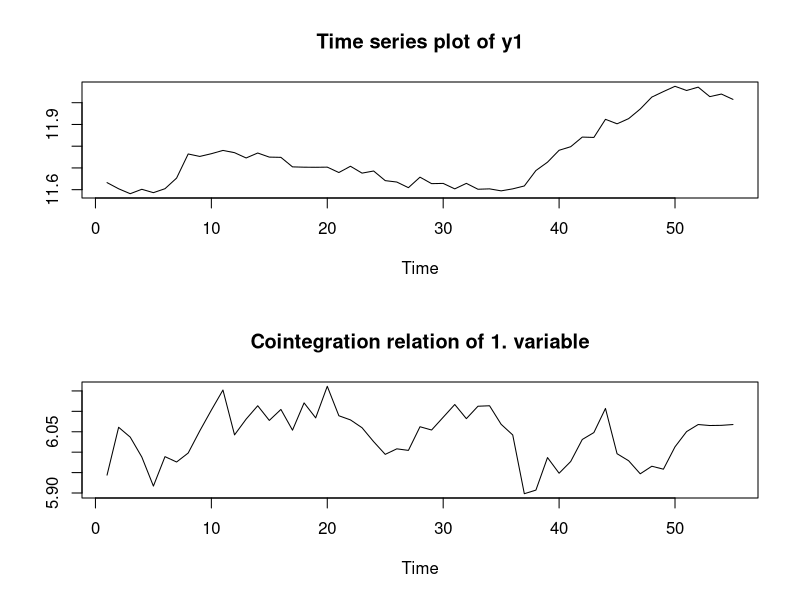
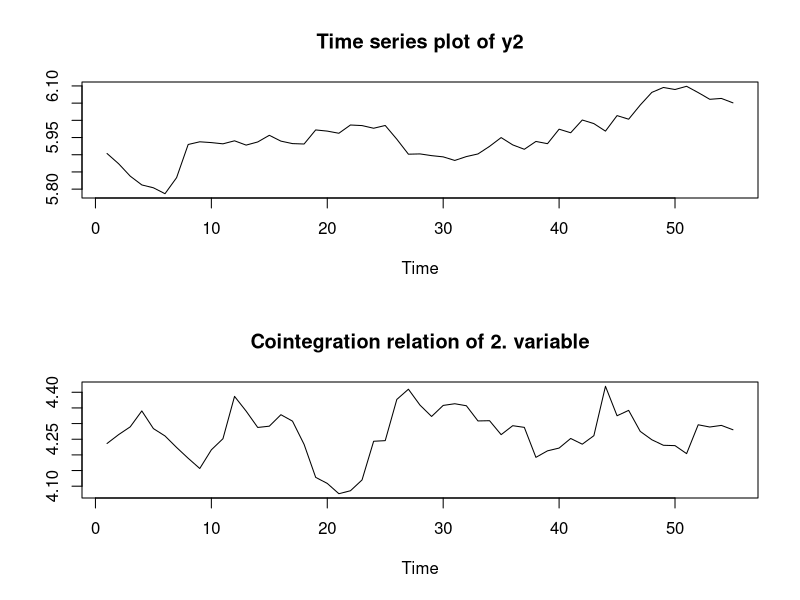
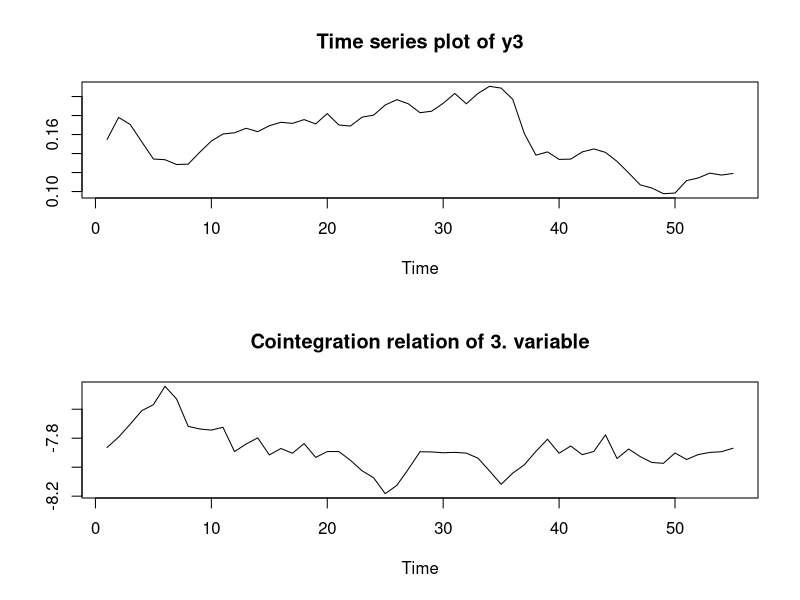
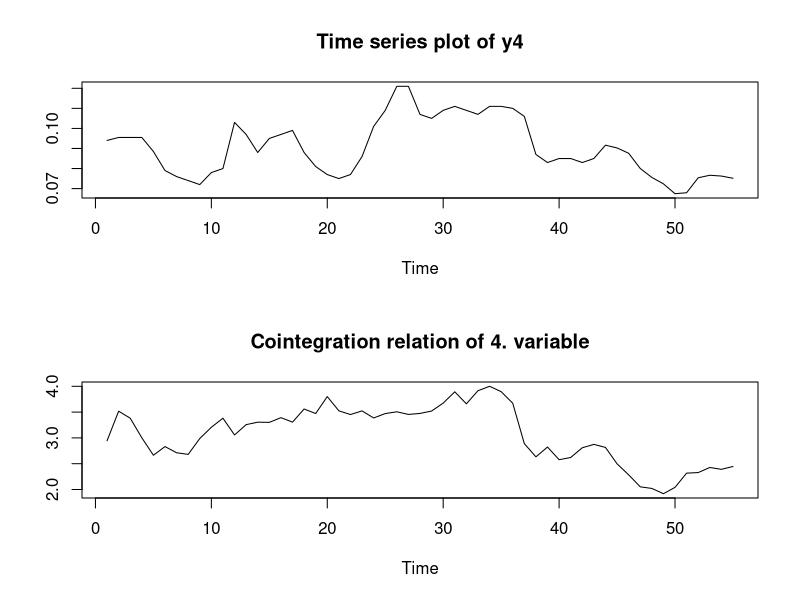
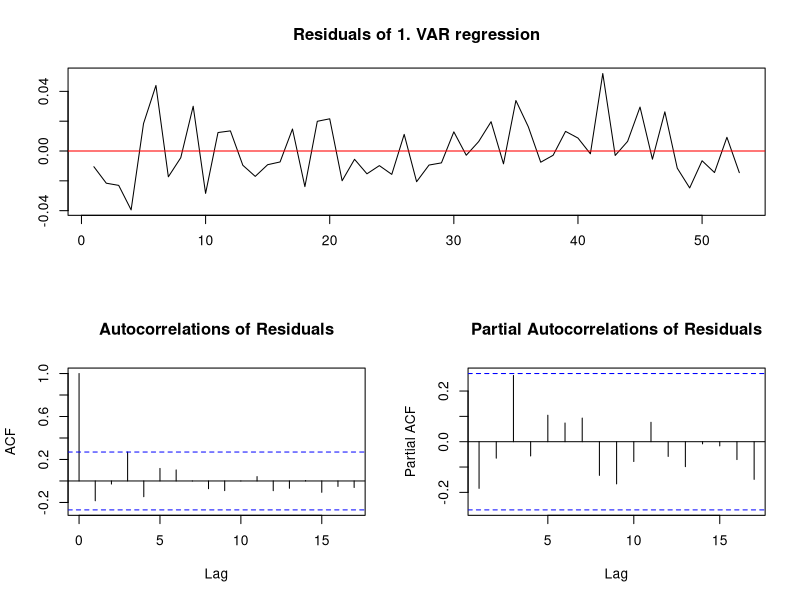
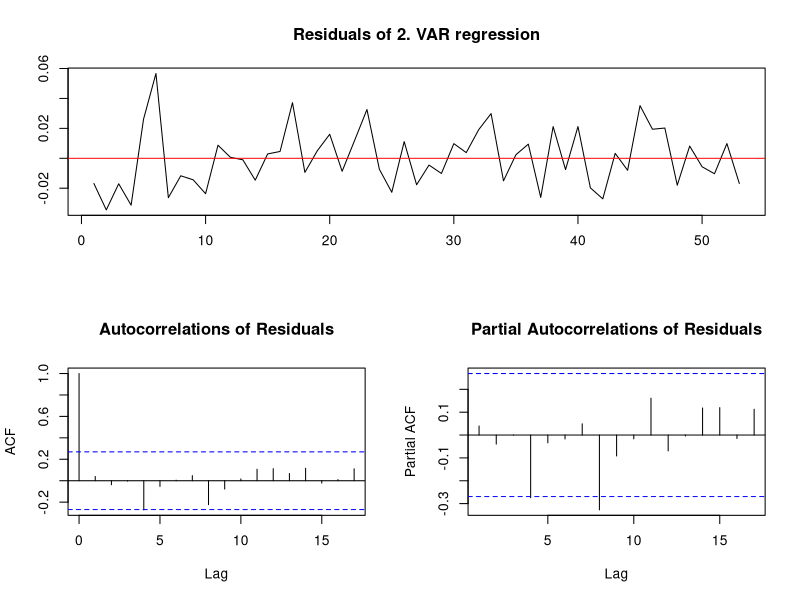
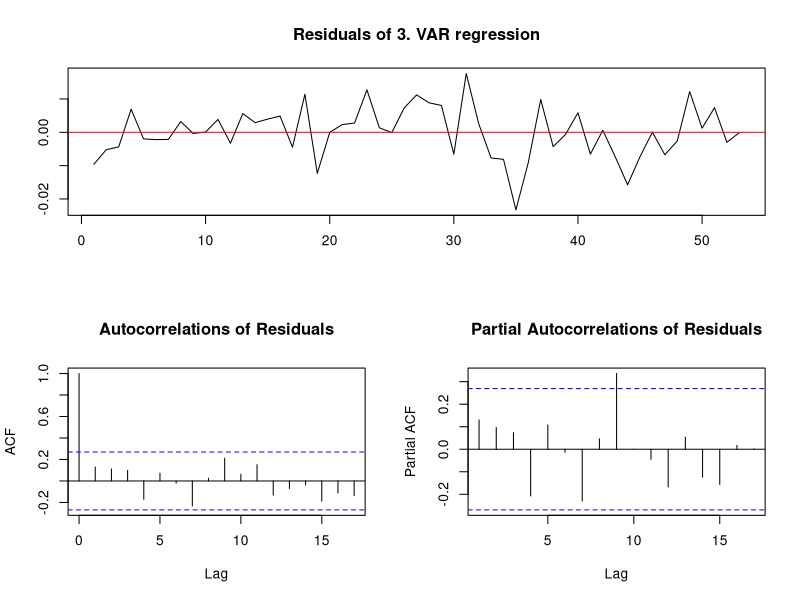
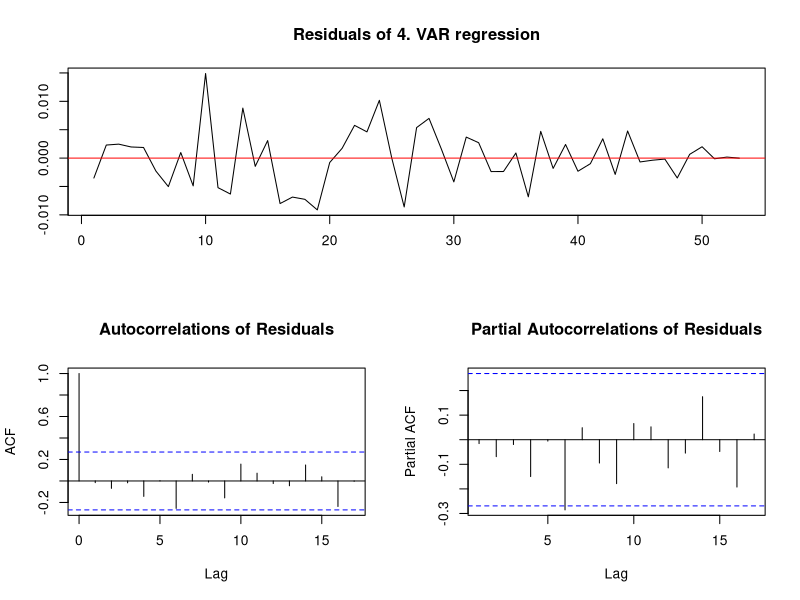

The R source for these figures, in order:
### VECM: Package urca###
### Source: https://cran.r-project.org/web/packages/urca/refman/urca.html#ca.jo ###
### Example 1 ###
library(urca)
data(denmark)
### period	Time index from 1974:Q1 until 1987:Q3 ###
### LRM: Logarithm of real money, M2              ###
### LRY: Logarithm of real income                 ###
### LPY: Logarithm of price deflator              ###
### IBO: Bond rate                                ###
### IDE: Bank deposit rate                        ###
head(denmark)
sjd <- denmark[, c("LRM", "LRY", "IBO", "IDE")]
str(sjd)
sjd.vecm <- ca.jo(sjd, ecdet = "const", type="eigen", K=2, spec="longrun",
season=4)
summary(sjd.vecm)
HD1 <- matrix(c(1, -1, 0, 0, 0, 0, 0, 1, -1, 0, 0, 0, 0, 0, 1), c(5,3))
DA <- matrix(c(1,0,0,0, 0, 1, 0, 0, 0, 0, 0, 1), c(4,3))
summary(ablrtest(sjd.vecm, H=HD1, A=DA, r=1))
summary(alphaols(sjd.vecm))
summary(alphaols(sjd.vecm, reg.number=1))
DA <- matrix(c(1,0,0,0), c(4,1))
summary(alrtest(sjd.vecm, A=DA, r=1))
HD0 <- matrix(c(-1, 1, 0, 0, 0, 0, 0, 1, 0, 0, 0, 0, 0, 1, 0, 0, 0, 0, 0, 1), c(5,4))
summary(blrtest(sjd.vecm, H=HD0, r=1))
lttest(sjd.vecm, r=1)
plot(sjd.vecm)
plotres(sjd.vecm)

### Example 2 ###
data(finland)
### A data frame with 106 observations on the following ###
### 4 variables,ranging from 1958:Q2 until 1984:Q3      ###
### lrm1: Logarithm of real money, M1                   ###
### lny: Logarithm of real income                       ###
### lnmr: Marginal rate of interest                     ###
### difp: Inflation rate                                ###
head(finland)
sjf <- finland
str(sjf)
sjf.vecm <- ca.jo(sjf, ecdet = "none", type="eigen", K=2,
spec="longrun", season=4)
summary(sjf.vecm)
lttest(sjf.vecm, r=3)
### Example 3 ###
data(UKpppuip)
### A data frame of quarterly data ranging from 1971:Q1      ###
### until 1987:Q2. All variables are expressed in logarithms.###
### p1: UK wholesale price index                             ###
### p2: Trade weighted foreign whole sale price index        ###
### e12: UK effective exchange rate                          ###
### i1: Three-month treasury bill rate in the UK             ###
### i2: Three-month Eurodollar interest rate                 ###
### dpoil0: World oil price at period t                      ###
### dpoil1: World oil price at period t-1                    ###
head(UKpppuip)
attach(UKpppuip)
dat1 <- cbind(p1, p2, e12, i1, i2)
dat2 <- cbind(doilp0, doilp1)
H1 <- ca.jo(dat1, type='trace', K=2, season=4, dumvar=dat2)
H51 <- c(1, -1, -1, 0, 0)
H52 <- c(0, 0, 0, 1, -1)
summary(bh5lrtest(H1, H=H51, r=2))
summary(bh5lrtest(H1, H=H52, r=2))
H1 <- ca.jo(dat1, type='trace', K=2, season=4, dumvar=dat2)
H6 <- matrix(c(1,0,0,0,0, 0,1,0,0,0, 0,0,1,0,0), c(5,3))
bh6lrtest(z=H1, H=H6, r=2, r1=1, conv.val=0.0001, max.iter=50)
